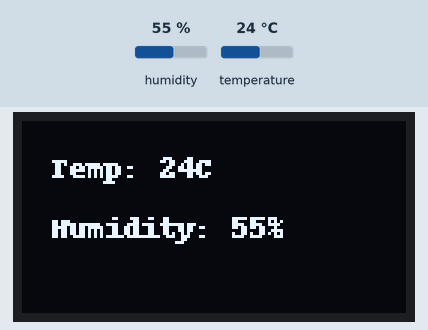
The program below on a simulated Raspberry Pi (BCM pin numbers). On the bench: 128×64 one-colour display. The test bench sets the inputs (shaded band); at power-on: humidity 55 %, temperature 24 °C. What the program prints to the terminal is not drawn.

Above: at 3.3 s.
3.4 s: humidity set to 22 %
At 8.1 s:
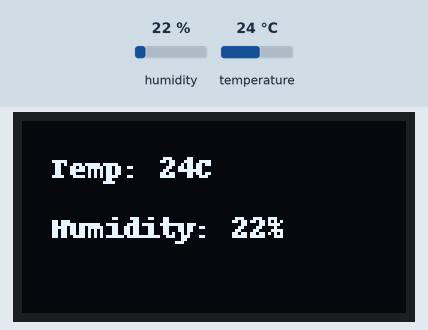
14.2 s: temperature set to 12 °C
At 18.8 s:
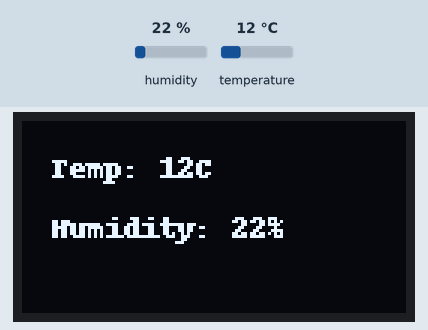
25.0 s: humidity set to 40 %
At 29.4 s:
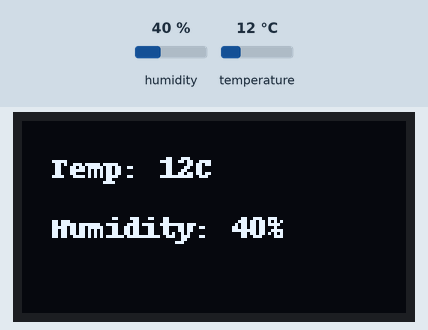
35.8 s: temperature set to 19 °C
Timing chart, 0 to 38.8 s (numbered marks = the images above; inputs shaded):
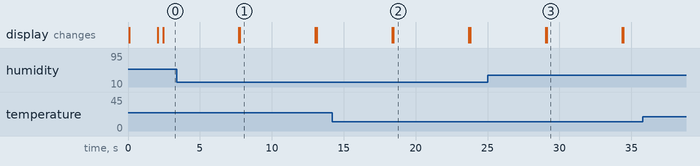

Measured:
- after the input at 3.4 s, the display: first differs from a run without the input after 4.4 s (image 1)
- after the input at 14.2 s, the display: first differs from a run without the input after 4.2 s (image 2)
- after the input at 25.0 s, the display: first differs from a run without the input after 4.1 s (image 3)
- what the display in image 1 shows lasts 5.2 s, from 7.8 s to 13.0 s

The program:

temp_to_display.py
```python
import time
import board
import busio
import adafruit_dht
from PIL import Image, ImageDraw, ImageFont
import adafruit_ssd1306


class Display:
    def __init__(self, oled, font_path=None, font_size=30):
        self.oled = oled
        self.font_size = font_size
        if font_path and isinstance(font_path, str):
            try:
                self.font = ImageFont.truetype(font_path, font_size)
                print(f"Loaded font: {font_path}")
            except IOError:
                print(f"Error: Could not load font '{font_path}', using default.")
                self.font = ImageFont.load_default()
        else:
            print("Warning: Invalid font path provided. Using default font.")
            self.font = ImageFont.load_default()

        self.image = Image.new("1", (self.oled.width, self.oled.height))


    def text(self, x, y, text) :
        draw = ImageDraw.Draw(self.image)
        draw.text((x, y), text, font=self.font, fill=255)

    def show(self):
        self.oled.image(self.image)
        self.oled.show()

    def clear(self):
        self.image = Image.new("1", (self.oled.width, self.oled.height))
        self.oled.fill(0)
        self.oled.show()


def get_sensor_data(dht_device):
    while True:
        try:
            temperature = dht_device.temperature
            humidity = dht_device.humidity
            if temperature is not None and humidity is not None:
                return temperature, humidity  # Return only valid data
        except RuntimeError as e:
            print(f"Sensor read error: {e}. Retrying...")
        time.sleep(2)  # Wait before retrying


def start_message(display):
    display.text(35, 10, "Start")
    display.text(25, 30, "Monitoring")
    display.show()
    time.sleep(2)
    display.clear()

def main():
    try:
        # Initialize the OLED display (adjust width and height as needed)
        WIDTH = 128
        HEIGHT = 64

        # Initialize DHT11 sensor (GPIO4)
        dht_device = adafruit_dht.DHT11(board.D4)

        # Uses I2C interface
        i2c = board.I2C()
        oled = adafruit_ssd1306.SSD1306_I2C(WIDTH, HEIGHT, i2c)

        # Load custom font
        font_path = ImageFont.truetype("/usr/share/fonts/truetype/freefont/FreeSans.ttf", 14)

        display = Display(oled, font_path=font_path)

        start_message(display)

        run = True
        while run:
            temp, humidity = get_sensor_data(dht_device)
            temperature = f"Temp: {temp}C"
            humidity = f"Humidity: {humidity}%"
            print(temperature)
            print(humidity)

            display.clear()
            display.text(10, 10, temperature)
            display.text(10, 30, humidity)
            display.show()

            time.sleep(5)
    except KeyboardInterrupt:
        print("\n[INFO] Program interrupted! Clearing display...")
        display.clear()
        print("[INFO] Display cleared. Exiting.")


if __name__ == "__main__":
    main()
```
